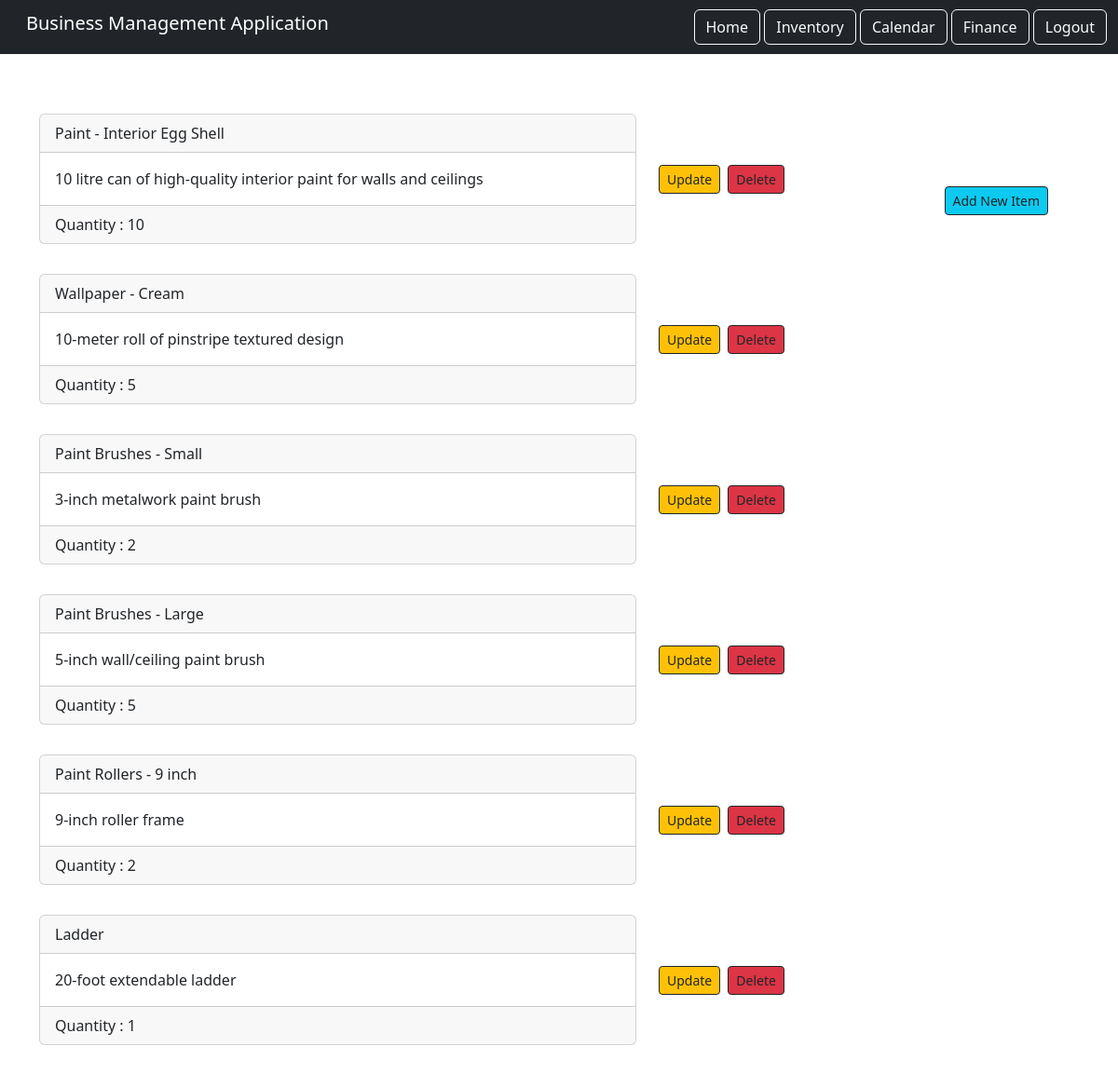
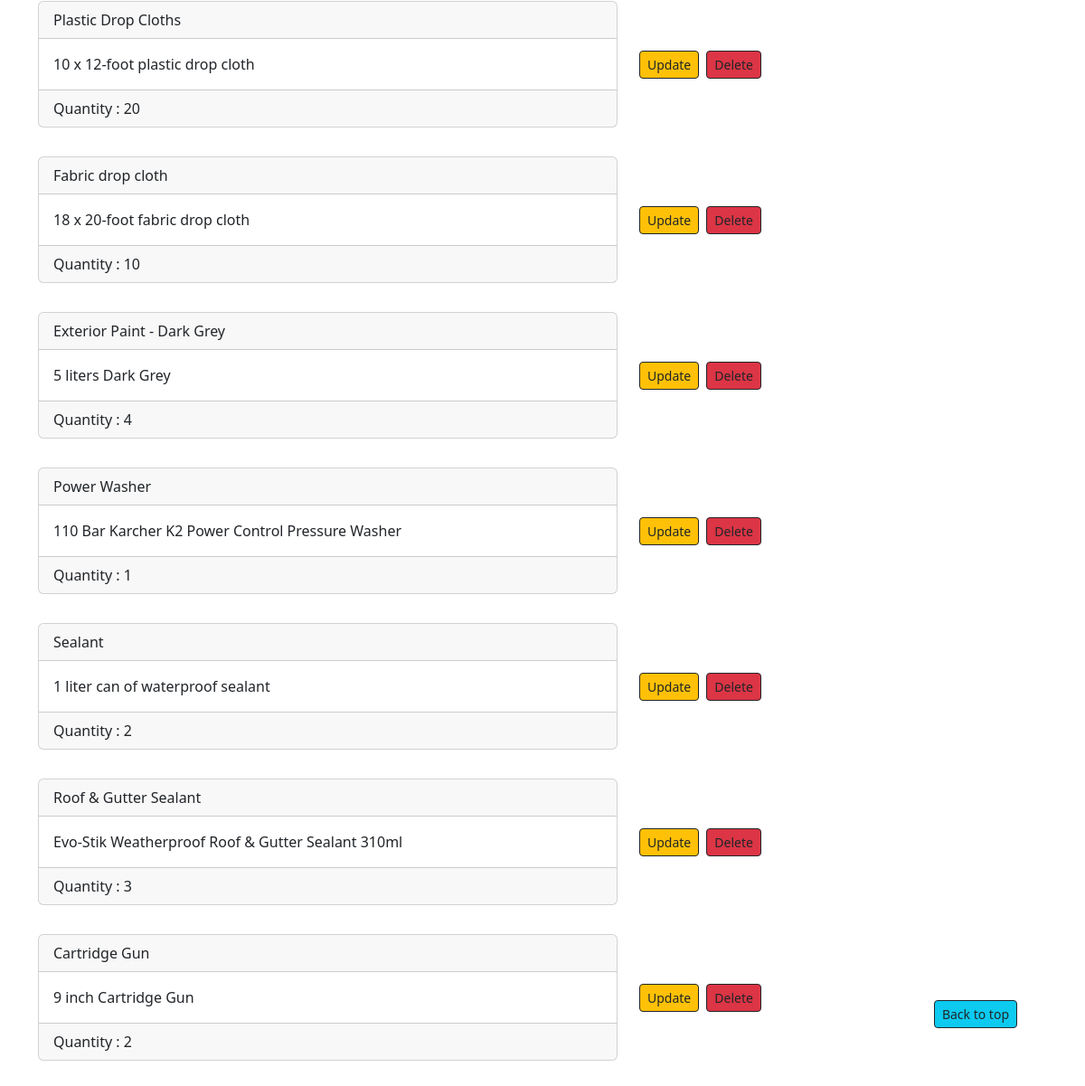
Screenshot of /inventory/ (signed in) with the database file from the repository (2 pictures, top to bottom).
### inventory_component/models.py (models this page shows)
class Inventory(models.Model):
    item = models.CharField(max_length=500)
    description = models.TextField()
    quantity = models.PositiveIntegerField()
    user = models.ForeignKey(User, on_delete=models.CASCADE, related_name='items')

### inventory_component/views.py (the view)
# urls.py: path('', views.InventoryList.as_view(), name="inventory_list"),
class InventoryList(LoginRequiredMixin, ListView):
    model = Inventory
    context_object_name = "items"
    template_name = "inventory_list.html"
    login_url = '/login'
    def get_queryset(self):
        return self.request.user.items.all()

### inventory_component/templates/Inventory_list.html (shortened to what this page needs)
{% extends 'base.html' %}
{% load static %}
{% block content %}
<div>
  <a
    href="{% url 'item.new' %}"
    class="btn btn-info btn-sm btn-outline-dark add-new-item-btn-sticky"
  >Add New Item</a>
</div>
<div class="row">
  {% for item in items %}
  <div class="col-md-7 py-3">
    <div class="card">
      <div class="card-header">{{ item.item }}</div>
      <div class="card-body">{{ item.description }}</div>
      <div class="card-footer">Quantity : {{ item.quantity }}</div>
    </div>
  </div>
  <div class="col-md-5 py-3 d-flex align-items-center">
    <div>
      <a
        href="{% url 'item.update' pk=item.id %}"
        class="btn btn-sm btn-warning btn-outline-dark btn-block update-button-right-padding"
      >Update</a>
    </div>
    <div>
      <button
        type="button"
        class="btn btn-sm btn-danger btn-outline-dark btn-block"
        data-bs-toggle="modal"
        data-bs-target="#deleteModal-{{ item.id }}"
      >
        Delete
      </button>
    </div>
  </div>
  {% endfor %}
</div>
<button
  id="jumpToTop"
  class="btn btn-info btn-sm btn-outline-dark"
  title="Back to top"
  onclick="scrollToTop()"
>
  Back to top
</button>
{% endblock content %}

### templates/base.html (shortened to what this page needs)
{% load static %}
<!DOCTYPE html>
<html lang="en">
  <head>
    <link
      href="https://cdn.jsdelivr.net/npm/bootstrap@5.3.0-alpha1/dist/css/bootstrap.min.css"
      rel="stylesheet"
    />
    <link rel="stylesheet" href="{% static 'css/style.css' %}" />
  </head>
  <body>
    <nav class="navbar navbar-dark bg-dark">
      <div class="container-fluid">
        <div class="navbar-brand ps-3">
          <h5>Business Management Application</h5>
        </div>
        <div class="ms-auto">
          {% if user.is_authenticated %}
          <a href="{% url 'home' %}" class="btn btn-outline-light btn-3d-click"
            >Home</a
          >
          <a
            href="{% url 'inventory_list' %}"
            class="btn btn-outline-light btn-3d-click"
            >Inventory</a
          >
          <a
            href="{% url 'calendar_component:calendar' %}"
            class="btn btn-outline-light btn-3d-click"
            >Calendar</a
          >
          <a
            href="{% url 'finance' %}"
            class="btn btn-outline-light btn-3d-click"
            >Finance</a
          >
          <a
            href="{% url 'logout' %}"
            class="btn btn-outline-light ml-6 btn-3d-click"
            >Logout</a
          >
          {% else %} pass {% endif %}
        </div>
      </div>
    </nav>
    <div class="container my-5">{% block content %} {% endblock %}</div>
  </body>
</html>

### inventory_component/templates/inventory_delete.html (shortened to what this page needs)
{% load static %}

### static/css/style.css (style rules this page uses)
.add-new-item-btn-sticky { position: fixed; right: 75px; top: 200px; z-index: 100; }
#jumpToTop { position: fixed; right: 75px; bottom: 100px; z-index: 100; }
.update-button-right-padding { margin-right: 8px; }
a { color: #17a2b8; }

### rows the page displays
Inventory: item "Paint - Interior Egg Shell", description "10 litre can of high-quality interior paint for walls and ceilings", quantity "10"
Inventory: item "Wallpaper - Cream", description "10-meter roll of pinstripe textured design", quantity "5"
Inventory: item "Paint Brushes - Small", description "3-inch metalwork paint brush", quantity "2"
Inventory: item "Paint Brushes - Large", description "5-inch wall/ceiling paint brush", quantity "5"
Inventory: item "Paint Rollers - 9 inch", description "9-inch roller frame", quantity "2"
Inventory: item "Ladder", description "20-foot extendable ladder", quantity "1"
Inventory: item "Plastic Drop Cloths", description "10 x 12-foot plastic drop cloth", quantity "20"
Inventory: item "Fabric drop cloth", description "18 x 20-foot fabric drop cloth", quantity "10"
Inventory: item "Exterior Paint - Dark Grey", description "5 liters Dark Grey", quantity "4"
Inventory: item "Power Washer", description "110 Bar Karcher K2 Power Control Pressure Washer", quantity "1"
Inventory: item "Sealant", description "1 liter can of waterproof sealant", quantity "2"
Inventory: item "Roof & Gutter Sealant", description "Evo-Stik Weatherproof Roof & Gutter Sealant 310ml", quantity "3"
Inventory: item "Cartridge Gun", description "9 inch Cartridge Gun", quantity "2"
